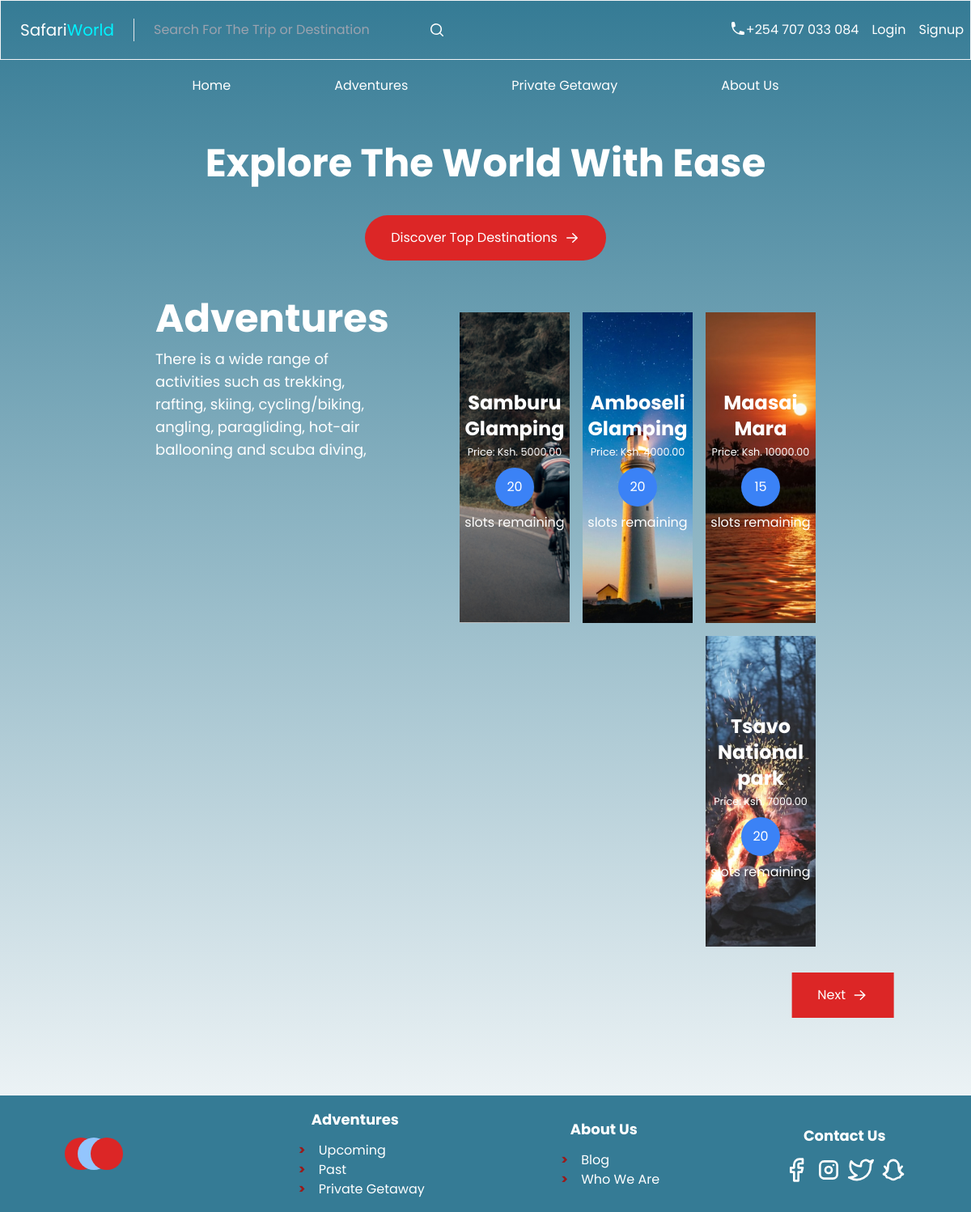
Page /adventures/ on the committed database.
### booking/models.py (models this page shows, shortened)
class BaseModel(models.Model):
    id = models.UUIDField(primary_key=True, default=uuid.uuid4, editable=False)
    created_at = models.DateTimeField(auto_now_add=True)
    updated_at = models.DateTimeField(auto_now=True)
    class Meta:
        abstract = True

class Adventure(BaseModel):
    name = models.CharField(max_length=250)
    place_id = models.ForeignKey(Place, on_delete=models.SET_NULL, null=True, related_name='adventures')
    description = models.CharField(max_length=1024)
    departure_date = models.DateField()
    return_date = models.DateField()
    price = models.DecimalField(max_digits=10, decimal_places=2)
    slots = models.IntegerField()
    age_limit = models.IntegerField(default=0)
    activities = models.CharField(max_length=250)
    image = models.FileField(upload_to='images', null=True)

### booking/views.py (the view)
# urls.py: path('adventures/', views.adventures, name='adventures'),
def adventures(request):
    p = Paginator(Adventure.objects.all(), 4)
    page = request.GET.get('page')
    adventures = p.get_page(page)
    context = {"adventures": adventures}
    return render(request, 'booking/all_adventures.html', context)

### booking/templates/booking/all_adventures.html (shortened to what this page needs)
{% extends 'booking/base.html' %} {% load static %} {% block content %}
<section class="md:flex text-white mx-16 md:mx-48 my-12">
  <div class="w-full sm:w-4/12">
    <h2 class="text-5xl mb-3 font-bold">Adventures</h2>
    <p class="text-lg whitespace-normal mb-3">
      There is a wide range of activities such as trekking, rafting, skiing,
      cycling/biking, angling, paragliding, hot-air ballooning and scuba diving,
    </p>
  </div>
  <div
    class="flex flex-wrap justify-end items-end space-x-4 space-y-4 w-full sm:w-10/12 px-auto mx-auto"
  >
    {% for adventure in adventures %}
    <div
      class="bg-[url('/static/{{ adventure.image }}')] w-full md:w-1/3 lg:w-1/4 xl:w-1/4 h-96 bg-center bg-cover text-center pt-24 group transition ease-in-out delay-150 hover:scale-110"
    >
      <p class="font-bold text-2xl">{{ adventure.name}}</p>
      <small>Price: Ksh. {{ adventure.price}}</small>
      <span
        class="block mx-auto my-2 rounded-full bg-blue-500 w-12 h-12 flex items-center justify-center"
        >{{ adventure.slots}}
      </span>
      <p>slots remaining</p>
    </div>
    {% endfor %}
    <div class="flex justify-center basis-full">
       {% if adventures.has_next %}
      <div
        class="flex items-center bg-red-600 py-4 my-4 px-8 max-w-fit md:translate-x-[235%]"
      >
        <a
          href="?page={{ adventures.next_page_number }}"
          class="pr-2 text-white"
          >Next</a
        >
        <svg
          xmlns="http://www.w3.org/2000/svg"
          viewBox="0 0 20 20"
          fill="currentColor"
          class="w-5 h-5 text-white"
        >
          <path
            fill-rule="evenodd"
            d="M3 10a.75.75 0 01.75-.75h10.638L10.23 5.29a.75.75 0 111.04-1.08l5.5 5.25a.75.75 0 010 1.08l-5.5 5.25a.75.75 0 11-1.04-1.08l4.158-3.96H3.75A.75.75 0 013 10z"
            clip-rule="evenodd"
          />
        </svg>
      </div>
      {% endif %}
    </div>
  </div>
</section>
{% endblock%}

### booking/templates/booking/base.html (style rules this page uses)
body { font-family: "Poppins" !important; }

### rows in the picture
Adventure: image (picture), name "Samburu Glamping", price "5000.00", slots "20"
Adventure: image (picture), name "Amboseli Glamping", price "4000.00", slots "20"
Adventure: image (picture), name "Maasai Mara", price "10000.00", slots "15"
Adventure: image (picture), name "Tsavo National park", price "7000.00", slots "20"
